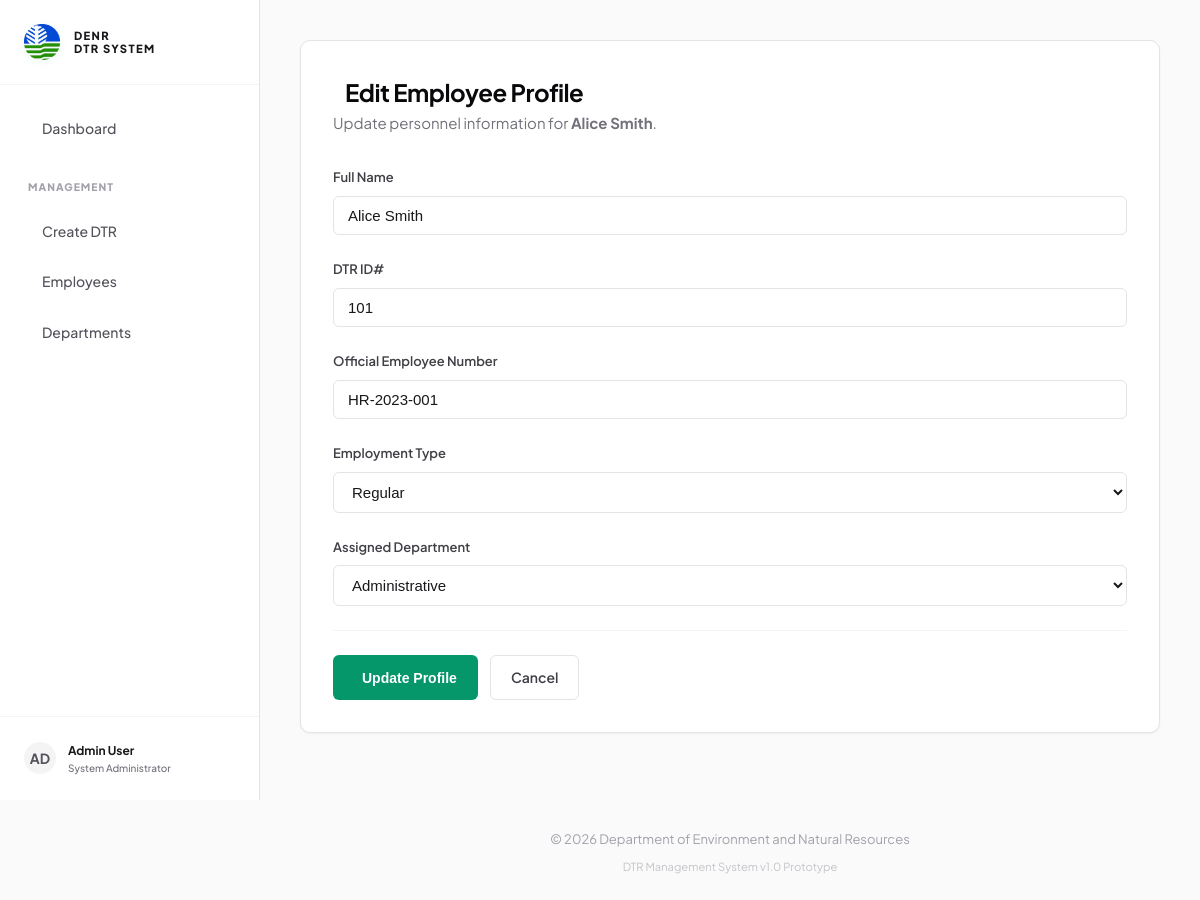
The page /index.php?page=edit-employee&id=1 on the database its author committed.
### tables this page shows
CREATE TABLE IF NOT EXISTS employees (
    id INT AUTO_INCREMENT PRIMARY KEY,
    name VARCHAR(255) NOT NULL,
    id_num VARCHAR(50) UNIQUE NOT NULL,  
    employee_num VARCHAR(50) UNIQUE NOT NULL,  
    employee_type ENUM('Regular', 'Contractual', 'JO') DEFAULT 'Regular',
    department_id INT,
    created_at TIMESTAMP DEFAULT CURRENT_TIMESTAMP,
    FOREIGN KEY (department_id) REFERENCES departments(id) ON DELETE SET NULL
);

CREATE TABLE IF NOT EXISTS departments (
    id INT AUTO_INCREMENT PRIMARY KEY,
    name VARCHAR(255) NOT NULL,
    head VARCHAR(255),
    am_arrival TIME,
    am_departure TIME,
    pm_arrival TIME,
    pm_departure TIME,
    created_at TIMESTAMP DEFAULT CURRENT_TIMESTAMP
);

### ui/edit-employee.php (the view, shortened to what this page needs)
<?php
require_once 'logic/db.php';
$id = $_GET['id'] ?? null;
$stmt = $pdo->prepare("SELECT * FROM employees WHERE id = ?");
$stmt->execute([$id]);
$employee = $stmt->fetch();
$dept_stmt = $pdo->query("SELECT id, name FROM departments ORDER BY name ASC");
$departments = $dept_stmt->fetchAll();
?>
<div class="card">
    <div class="card-header">
        <div>
            <h2><i class="ph-bold ph-pencil-simple"></i> Edit Employee Profile</h2>
            <p class="muted">Update personnel information for <strong><?php echo htmlspecialchars($employee['name']); ?></strong>.</p>
        </div>
    </div>
    <form action="logic/process-edit-employee.php" method="POST">
        <div class="grid">
            <div class="form-group">
                <label>Full Name</label>
                <input type="text" name="name" value="<?php echo htmlspecialchars($employee['name']); ?>" required>
            </div>
            <div class="form-group">
                <label>DTR ID#</label>
                <input type="text" name="id_num" value="<?php echo htmlspecialchars($employee['id_num']); ?>" required>
            </div>
            <div class="form-group">
                <label>Official Employee Number</label>
                <input type="text" name="employee_num" value="<?php echo htmlspecialchars($employee['employee_num']); ?>" required>
            </div>
            <div class="form-group">
                <label>Employment Type</label>
                <select name="employee_type">
                    <option value="Regular" <?php echo $employee['employee_type'] == 'Regular' ? 'selected' : ''; ?>>Regular</option>
                </select>
            </div>
            <div class="form-group">
                <label>Assigned Department</label>
                <select name="department_id">
                    <?php foreach ($departments as $dept): ?>
                        <option value="<?php echo $dept['id']; ?>" <?php echo $employee['department_id'] == $dept['id'] ? 'selected' : ''; ?>>
                            <?php echo htmlspecialchars($dept['name']); ?>
                        </option>
                    <?php endforeach; ?>
                </select>
            </div>
        </div>
        <div style="display: flex; gap: 0.75rem; margin-top: 1rem; border-top: 1px solid var(--border-soft); padding-top: 1.5rem;">
            <button type="submit" class="btn btn-emerald">
                <i class="ph-bold ph-floppy-disk"></i> Update Profile
            </button>
            <a href="index.php?page=manage-employees" class="btn btn-outline">Cancel</a>
        </div>
    </form>
</div>

### assets/css/style.css (style rules this page uses)
:root { --primary: #059669; --primary-hover: #047857; --primary-soft: #ecfdf5; --zinc-50: #fafafa; --zinc-100: #f4f4f5; --zinc-200: #e4e4e7; --zinc-300: #d4d4d8; --zinc-400: #a1a1aa; --zinc-500: #71717a; --zinc-600: #52525b; --zinc-700: #3f3f46; --zinc-800: #27272a; --zinc-900: #18181b; --zinc-950: #09090b; --bg-app: #fafafa; --bg-sidebar: #ffffff; --bg-card: #ffffff; --text-main: #18181b; --text-muted: #71717a; --text-inverse: #ffffff; --border-base: #e4e4e7; --border-soft: #f4f4f5; --success: #10b981; --error: #ef4444; --warning: #f59e0b; --info: #3b82f6; --radius-sm: 6px; --radius-md: 10px; --radius-lg: 14px; --shadow-sm: 0 1px 2px 0 rgb(0 0 0 / 0.05); --shadow-md: 0 4px 6px -1px rgb(0 0 0 / 0.05), 0 2px 4px -2px rgb(0 0 0 / 0.05); --shadow-lg: 0 10px 15px -3px rgb(0 0 0 / 0.05), 0 4px 6px -4px rgb(0 0 0 / 0.05); }
* { box-sizing: border-box; margin: 0; padding: 0; }
body { font-family: 'Plus Jakarta Sans', system-ui, -apple-system, sans-serif; background-color: var(--bg-app); color: var(--text-main); line-height: 1.6; -webkit-font-smoothing: antialiased; -moz-osx-font-smoothing: grayscale; min-height: 100dvh; }
.card { background: var(--bg-card); padding: 2rem; border-radius: var(--radius-md); border: 1px solid var(--border-base); box-shadow: var(--shadow-sm); margin-bottom: 2rem; }
.card-header { display: flex; justify-content: space-between; align-items: flex-start; margin-bottom: 2rem; gap: 1.5rem; }
h2 { font-size: 1.5rem; font-weight: 700; color: var(--zinc-950); letter-spacing: -0.02em; display: flex; align-items: center; gap: 0.75rem; }
p.muted { color: var(--text-muted); font-size: 0.9375rem; }
.form-group { margin-bottom: 1.5rem; }
label { display: block; margin-bottom: 0.5rem; font-size: 0.8125rem; font-weight: 600; color: var(--zinc-700); }
input[type="text"], input[type="number"], input[type="time"], input[type="file"], select { width: 100%; padding: 0.625rem 0.875rem; border: 1px solid var(--border-base); border-radius: var(--radius-sm); font-size: 0.9375rem; background-color: #fff; transition: border-color 0.2s, box-shadow 0.2s; color: var(--zinc-900); }
.btn { display: inline-flex; align-items: center; justify-content: center; padding: 0.625rem 1.25rem; border-radius: var(--radius-sm); font-size: 0.875rem; font-weight: 600; cursor: pointer; transition: all 0.2s cubic-bezier(0.4, 0, 0.2, 1); border: 1px solid transparent; gap: 0.5rem; text-decoration: none; }
.btn-emerald { background-color: var(--primary); color: var(--text-inverse); }
.btn-outline { background-color: transparent; border-color: var(--border-base); color: var(--zinc-700); }

### rows shown on the page
employees: name "Alice Smith", id_num "101", employee_num "HR-2023-001", employee_type "Regular", department_id "Administrative"
